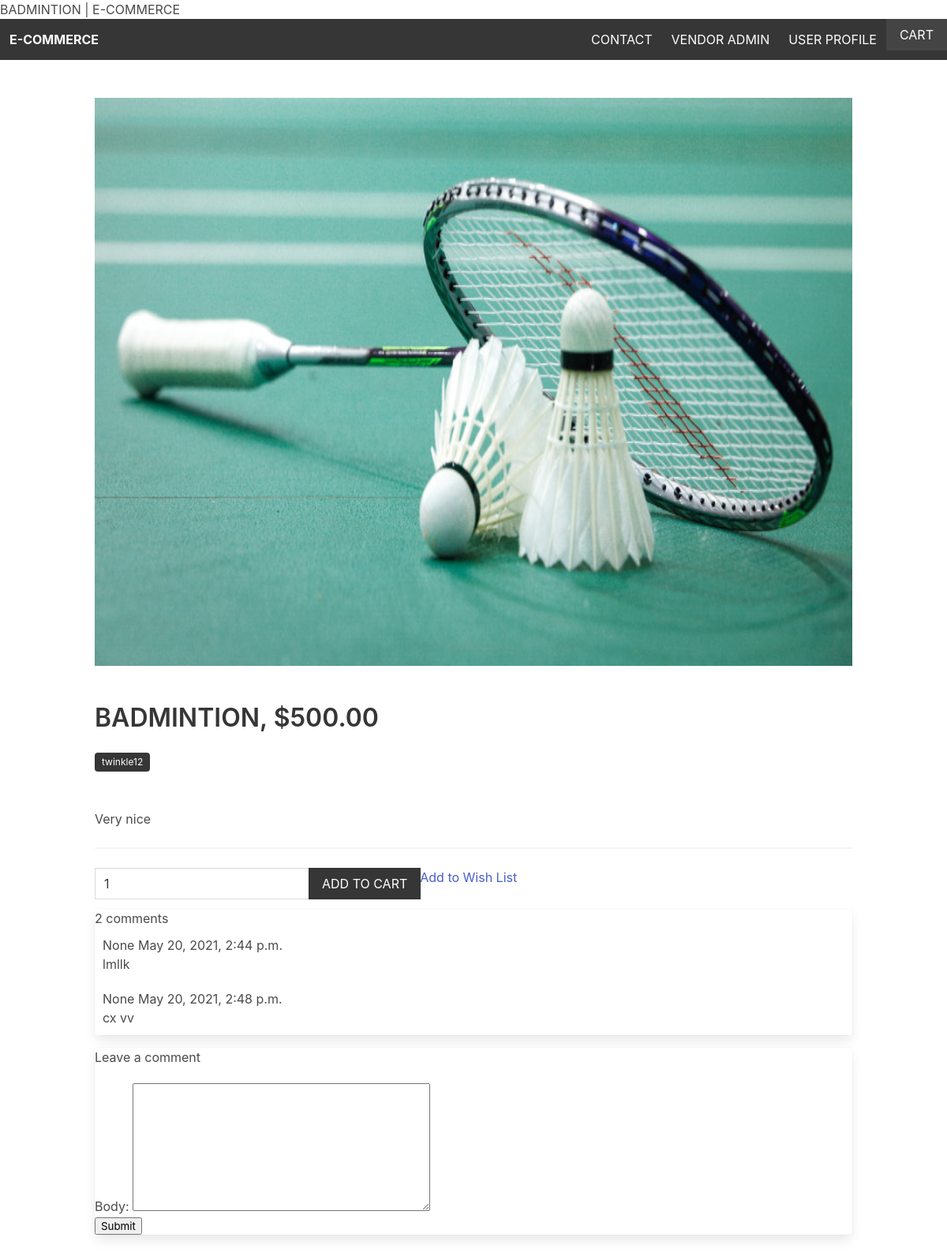
The app's page /product/badmintion/ (signed in) with its own data.
### product/models.py (models this page shows, shortened)
class Product(models.Model):
    vendor = models.ForeignKey(Vendor, related_name='products', on_delete=models.CASCADE)
    title = models.CharField(max_length=255)
    description = models.TextField(blank=True, null=True)
    slug = models.SlugField(max_length=255)
    price = models.DecimalField(max_digits=6, decimal_places=2)
    date_added = models.DateTimeField(auto_now_add=True)
    image = models.ImageField(upload_to='uploads/', blank=True, null=True)
    thumbnail = models.ImageField(upload_to='uploads/', blank=True, null=True)
    users_wishlist = models.ManyToManyField(User, related_name="user_wishlist", blank=True)
    class Meta:
        ordering = ['-date_added']

### vendor/models.py (models this page shows, shortened)
class Vendor(models.Model):
    name = models.CharField(max_length=255)
    created_at = models.DateTimeField(auto_now_add=True)
    created_by = models.OneToOneField(User, related_name='vendor', on_delete=models.CASCADE)
    class Meta:
        ordering = ['name']

### customer/models.py (models this page shows, shortened)
class Comment_product(models.Model):
    user_product = models.ForeignKey(Customer,on_delete=models.CASCADE,null=True)
    product = models.ForeignKey(Product,on_delete=models.CASCADE,related_name='comments')
    body = models.TextField()
    created_on = models.DateTimeField(auto_now_add=True)
    class Meta:
        ordering = ['created_on']

### product/views.py (the view)
# urls.py: path('product/',include('product.urls')),
@login_required
def product(request, product_slug):
    cart = Cart(request)
    product = get_object_or_404(Product, slug=product_slug)
    comments = product.comments.filter(product=product)
    new_comment = None
    if request.method == 'POST':
        form = AddToCartForm(request.POST)
        if form.is_valid():
            quantity = form.cleaned_data['quantity']
            cart.add(product_id=product.id, quantity=quantity, update_quantity=False)
            messages.success(request, 'The product was added to the cart')
            return redirect('product', product_slug=product_slug)
    else:
        form = AddToCartForm()
    if request.method == 'POST':
        comment_form = CommentForm(data=request.POST)
        if comment_form.is_valid():
           new_comment = comment_form.save(commit=False)
           new_comment.product = product
           new_comment.save()
    else:
        comment_form = CommentForm()
    return render(request, 'product/product.html', {'form': form, 'product': product,'comments': comments,
                                           'new_comment': new_comment,
                                           'comment_form': comment_form})

### product/forms.py
class AddToCartForm(forms.Form):
    quantity = forms.IntegerField()

class CommentForm(forms.ModelForm):
    class Meta:
        model = Comment_product
        fields = ('body',)

### cart/cart.py (called while the page is built)
    def __len__(self):
        return sum(item['quantity'] for item in self.cart.values())

### cart/context_processors.py (called while the page is built)
def cart(request):
    return {'cart': Cart(request)}

### product/templates/product/product.html (shortened to what this page needs)
{% extends 'core/base.html' %}
{% block title %}{{ product.title }} | {% endblock %}
{% block content %}
    {% if product.image %}
        <figure class="image is-4by3 mb-6">
            <img src="{{ product.image.url }}">
        </figure>
    {% endif %}
    <h1 class="title">{{ product.title }}, ${{ product.price }}</h1>
    <p class="mb-6"><span class="tag is-dark">{{ product.vendor.name }}</span></p>
    <p>{{ product.description }}</p>
    <hr>
    <form method="post" action=".">
        <div class="field has-addons">
            <div class="control">
                <input type="number" name="quantity" value="1" class="input" min="1">
            </div>
            {% if request.user.is_authenticated %}
            <div class="control">
                <button class="button is-dark is-uppercase">Add to cart</button>
            </div>
            {% endif %}
            <a href="{% url "user_wishlist" product.id  %}" class="btn btn-light fw500" role="button" aria-disabled="true">Add to Wish List</a>
        </div>
    </form>
<div class="col-md-8 card mb-4  mt-3 ">
      <div class="card-body">
        <h2>{{ comments.count }} comments</h2>
        {% for comment in comments %}
        <div class="comments" style="padding: 10px;">
          <p class="font-weight-bold">
            {{ comment.user_product}}
            <span class=" text-muted font-weight-normal">
              {{ comment.created_on }}
            </span>
          </p>
          {{ comment.body | linebreaks }}
        </div>
        {% endfor %}
      </div>
    </div>
    <div class="col-md-8 card mb-4  mt-3 ">
      <div class="card-body">
        {% if new_comment %}
        <div class="alert alert-success" role="alert">
          Your comment is awaiting moderation
        </div>
        {% else %}
        <h3>Leave a comment</h3>
        <form method="post" style="margin-top: 1.3em;">
          {{ comment_form.as_p }}
          <button type="submit" class="btn btn-primary  btn-lg">Submit</button>
        </form>
        {% endif %}
      </div>
    </div>
  </div>
{% endblock %}

### Ecom/static/styles/main.css (style rules this page uses)
.input, .button { border-radius: 0; }

### records on screen
Product: image (picture), title "BADMINTION", price "500.00", vendor.name "twinkle12", description "Very nice"
Comment_product: user_product "None", created_on "May 20, 2021, 2:44 p.m.", body "lmllk"
Comment_product: user_product "None", created_on "May 20, 2021, 2:48 p.m.", body "cx vv"

### other values on screen
{{ comments.count }} "2"
